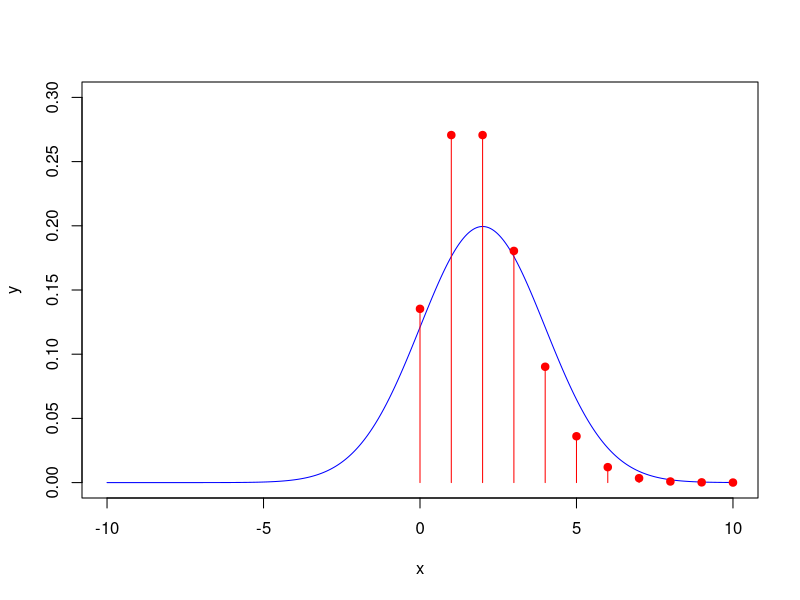

The R script that drew this image:
pdf("normpoiss.pdf",height = 4,width = 5)

x <- seq(-10,10,by=0.05)
y <- dnorm(x,mean=2, sd=2)
plot(x,y, type="l", ylim=c(0,0.3), col="blue")

x <- seq(0,10)
y <- dpois(x, lambda=2)
points(x,y, pch=19, col="red")

for(i in 1:length(x)){
  lines(c(x[i],x[i]),c(0,y[i]),col="red")
}



dev.off()

